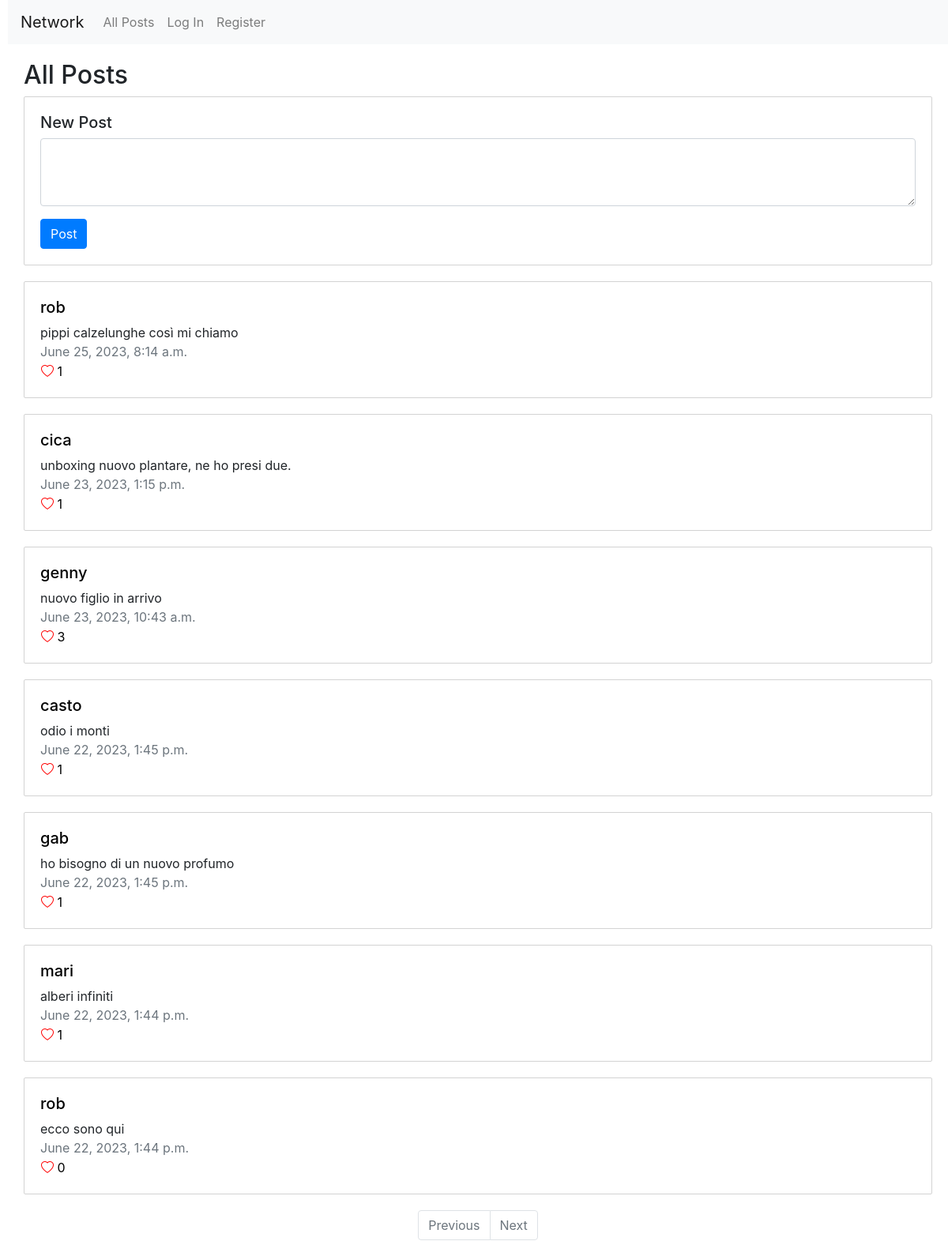
Before: / with the older database file.
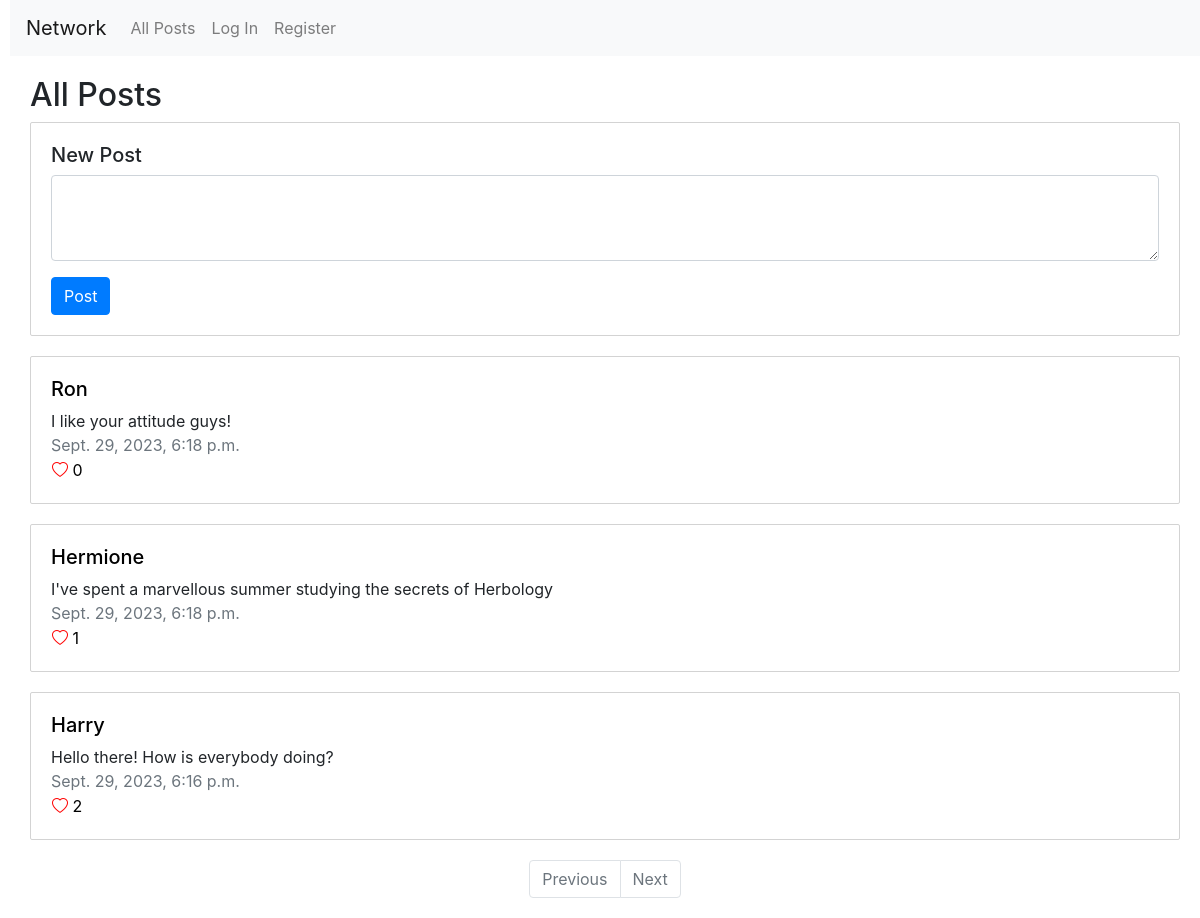
After: the same page with the newer database file.
### network/models.py (models this page shows, shortened)
class Post(models.Model):
    author = models.ForeignKey("User", on_delete=models.CASCADE, related_name="posts")
    body = models.TextField(blank=True)
    timestamp = models.DateTimeField(auto_now_add=True)
    @property
    def likes(self):
        return self.liked_by.count()

class User(AbstractUser):
    userFollowing = models.ManyToManyField("User", blank=True, related_name="followed_by")
    postLikes = models.ManyToManyField("Post", blank=True, related_name="liked_by")

### network/views.py (the view)
# urls.py: path("", views.index, name="index"),
def index(request):
    all_posts = Post.objects.order_by("-timestamp")
    paginator = Paginator(all_posts, 10)
    page_number = request.GET.get("page")
    page_posts = paginator.get_page(page_number)
    user_posts = None
    liked_posts = None
    if request.user.is_authenticated:
        user_posts = request.user.posts.all()
        liked_posts = request.user.postLikes.order_by("-timestamp")
    return render(request, "network/index.html", {
        "page_posts": page_posts,
        "liked_posts": liked_posts,
        "user_posts": user_posts
    })

### network/templates/network/index.html (shortened to what this page needs)
{% extends "network/layout.html" %}
{% load static %}
{% block body %}
    <h2>All Posts</h2>
    <div id="form-view" class="post-container">
        <form id="new-post-form">
            <div class="form-group">
                <h5 for="new-post-body">New Post</h5>
                <textarea class="form-control" id="new-post-body" rows="3"></textarea>
            </div>
            <button type="submit" class="btn btn-primary">Post</button>
        </form>
    </div>
    <div id="posts-view">
        {% for post in page_posts %}
            <div id="post-view-{{post.id}}" class="post-container">
                <h5><a style="color:black;" href="{% url 'profile' username=post.author %}">{{ post.author }}</a></h5>
                <div id="post-body-{{post.id}}">{{ post.body }}</div>
                <div class="text-muted">{{ post.timestamp }}</div>
                {% if post in liked_posts %}
                    <button id="like-button-{{post.id}}" class="unstyled-button" onclick="likePost({{ post.id }})">
                        <i class="bi bi-heart-fill"></i> {{ post.likes }}
                    </button>
                {% else %}
                    <button id="like-button-{{post.id}}" class="unstyled-button" onclick="likePost({{ post.id }})">
                        <i class="bi bi-heart"></i> {{ post.likes }}
                    </button>
                {% endif %}
            </div>
        {% endfor %}
    </div>
    <nav aria-label="page-navigation">
        <ul class="pagination">
            {% if page_posts.has_previous %}
                <li class="page-item"><a class="page-link" href="?page={{ page_posts.previous_page_number }}">Previous</a></li>
            {% else %}
                <li class="page-item disabled"><a class="page-link" href="#" aria-disabled="true">Previous</a></li>
            {% endif %}
            {% if page_posts.has_next %}
                <li class="page-item"><a class="page-link" href="?page={{ page_posts.next_page_number }}">Next</a></li>
            {% else %}
                <li class="page-item disabled"><a class="page-link" href="#" aria-disabled="true">Next</a></li>
            {% endif %}
        </ul>
    </nav>
{% endblock %}

### network/templates/network/layout.html (shortened to what this page needs)
{% load static %}
<!DOCTYPE html>
<html lang="en">
    <head>
        <link rel="stylesheet" href="https://stackpath.bootstrapcdn.com/bootstrap/4.4.1/css/bootstrap.min.css">
        <link rel="stylesheet" href="https://cdn.jsdelivr.net/npm/bootstrap-icons@1.10.5/font/bootstrap-icons.css" />
        <link href="{% static 'network/styles.css' %}" rel="stylesheet">
    </head>
    <body>
        <nav class="navbar navbar-expand-lg navbar-light bg-light">
            <a class="navbar-brand" href="{% url 'index' %}">Network</a>
            <div>
              <ul class="navbar-nav mr-auto">
                <li class="nav-item">
                  <a class="nav-link" href="{% url 'index' %}">All Posts</a>
                </li>
                {% if user.is_authenticated %}
                    <li class="nav-item">
                        <a class="nav-link" href="{% url 'following' %}">Following</a>
                    </li>
                    <li class="nav-item">
                        <a class="nav-link" href="{% url 'logout' %}">Log Out</a>
                    </li>
                {% else %}
                    <li class="nav-item">
                        <a class="nav-link" href="{% url 'login' %}">Log In</a>
                    </li>
                    <li class="nav-item">
                        <a class="nav-link" href="{% url 'register' %}">Register</a>
                    </li>
                {% endif %}
              </ul>
            </div>
          </nav>
        <div class="body">
            {% block body %}
            {% endblock %}
        </div>
    </body>
</html>

### network/static/network/styles.css (style rules this page uses)
body { margin-left: 10px; }
.body { margin: 20px; }
.post-container { border: 1px lightgrey solid; border-radius: 2px; padding: 20px; margin-bottom: 20px; }
.unstyled-button { border: none; background: none; margin-left: -5px; }
i { color: red; }
.pagination { display: flex; justify-content: center; }

Changed rows visible on the page:
removed Post: author "rob", body "pippi calzelunghe così mi chiamo", timestamp "June 25, 2023, 8:14 a.m.", likes "1"
removed Post: author "cica", body "unboxing nuovo plantare, ne ho presi due.", timestamp "June 23, 2023, 1:15 p.m.", likes "1"
removed Post: author "genny", body "nuovo figlio in arrivo", timestamp "June 23, 2023, 10:43 a.m.", likes "3"
removed Post: author "casto", body "odio i monti", timestamp "June 22, 2023, 1:45 p.m.", likes "1"
removed Post: author "gab", body "ho bisogno di un nuovo profumo", timestamp "June 22, 2023, 1:45 p.m.", likes "1"
removed Post: author "rob", body "ecco sono qui", timestamp "June 22, 2023, 1:44 p.m.", likes "0"
added Post: author "Ron", body "I like your attitude guys!", timestamp "Sept. 29, 2023, 6:18 p.m.", likes "0"
changed Post: author "mari" → "Hermione"; body "alberi infiniti" → "I've spent a marvellous summer studying the secrets of Herbology"; timestamp "June 22, 2023, 1:44 p.m." → "Sept. 29, 2023, 6:18 p.m."
added Post: author "Harry", body "Hello there! How is everybody doing?", timestamp "Sept. 29, 2023, 6:16 p.m.", likes "2"
